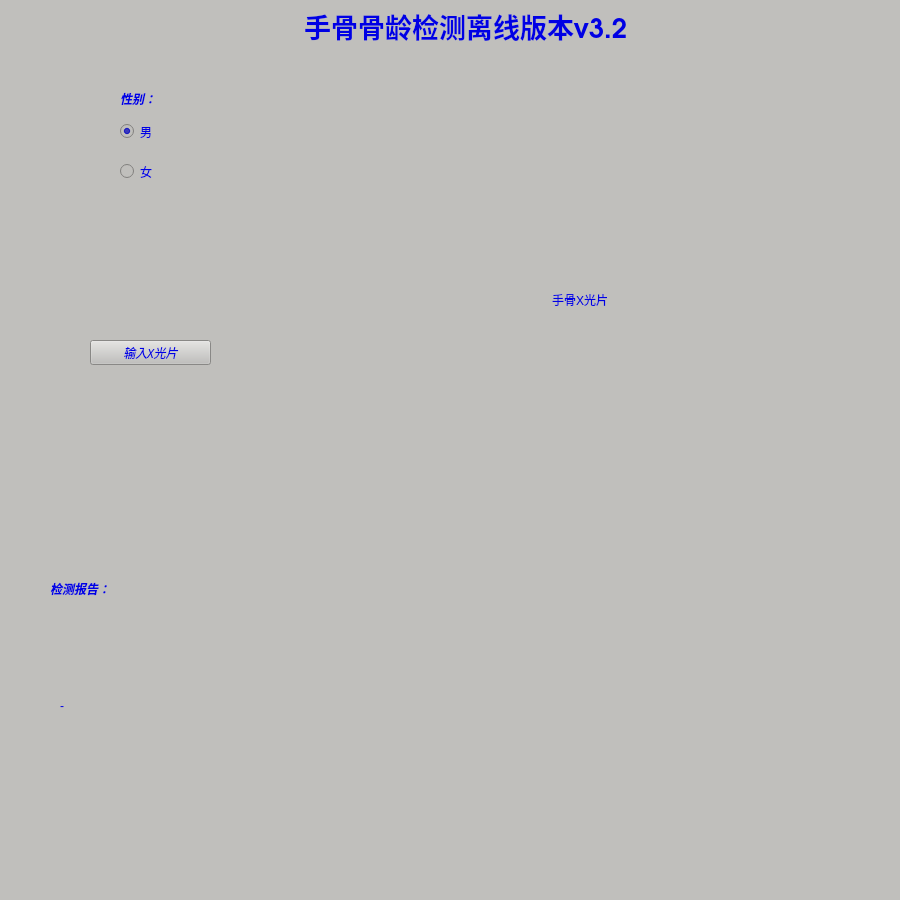
<?xml version="1.0" encoding="UTF-8"?>
<ui version="4.0">
 <class>MainWindow</class>
 <widget class="QMainWindow" name="MainWindow">
  <property name="geometry">
   <rect>
    <x>0</x>
    <y>0</y>
    <width>900</width>
    <height>900</height>
   </rect>
  </property>
  <property name="acceptDrops">
   <bool>false</bool>
  </property>
  <property name="windowTitle">
   <string>MainWindow</string>
  </property>
  <property name="styleSheet">
   <string notr="true">color: rgb(0, 0, 228);
background-color: rgb(192, 191, 188);</string>
  </property>
  <property name="inputMethodHints">
   <set>Qt::ImhNone</set>
  </property>
  <widget class="QWidget" name="centralwidget">
   <widget class="QLabel" name="label">
    <property name="geometry">
     <rect>
      <x>120</x>
      <y>90</y>
      <width>67</width>
      <height>17</height>
     </rect>
    </property>
    <property name="font">
     <font>
      <family>Sans</family>
      <weight>75</weight>
      <italic>true</italic>
      <bold>true</bold>
     </font>
    </property>
    <property name="text">
     <string>性别：</string>
    </property>
   </widget>
   <widget class="QRadioButton" name="radioButton">
    <property name="geometry">
     <rect>
      <x>120</x>
      <y>120</y>
      <width>112</width>
      <height>23</height>
     </rect>
    </property>
    <property name="text">
     <string>男</string>
    </property>
    <property name="checked">
     <bool>true</bool>
    </property>
   </widget>
   <widget class="QRadioButton" name="radioButton_2">
    <property name="geometry">
     <rect>
      <x>120</x>
      <y>160</y>
      <width>112</width>
      <height>23</height>
     </rect>
    </property>
    <property name="text">
     <string>女</string>
    </property>
   </widget>
   <widget class="QLabel" name="label_2">
    <property name="geometry">
     <rect>
      <x>380</x>
      <y>80</y>
      <width>400</width>
      <height>440</height>
     </rect>
    </property>
    <property name="contextMenuPolicy">
     <enum>Qt::DefaultContextMenu</enum>
    </property>
    <property name="acceptDrops">
     <bool>false</bool>
    </property>
    <property name="layoutDirection">
     <enum>Qt::LeftToRight</enum>
    </property>
    <property name="autoFillBackground">
     <bool>false</bool>
    </property>
    <property name="frameShape">
     <enum>QFrame::NoFrame</enum>
    </property>
    <property name="frameShadow">
     <enum>QFrame::Plain</enum>
    </property>
    <property name="text">
     <string>手骨X光片</string>
    </property>
    <property name="textFormat">
     <enum>Qt::PlainText</enum>
    </property>
    <property name="scaledContents">
     <bool>true</bool>
    </property>
    <property name="alignment">
     <set>Qt::AlignCenter</set>
    </property>
   </widget>
   <widget class="QLabel" name="label_3">
    <property name="geometry">
     <rect>
      <x>60</x>
      <y>550</y>
      <width>821</width>
      <height>311</height>
     </rect>
    </property>
    <property name="autoFillBackground">
     <bool>false</bool>
    </property>
    <property name="text">
     <string>-</string>
    </property>
    <property name="scaledContents">
     <bool>false</bool>
    </property>
    <property name="alignment">
     <set>Qt::AlignLeading|Qt::AlignLeft|Qt::AlignVCenter</set>
    </property>
   </widget>
   <widget class="QPushButton" name="pushButton">
    <property name="geometry">
     <rect>
      <x>90</x>
      <y>340</y>
      <width>121</width>
      <height>25</height>
     </rect>
    </property>
    <property name="font">
     <font>
      <family>Ubuntu Condensed</family>
      <italic>true</italic>
     </font>
    </property>
    <property name="text">
     <string>输入X光片</string>
    </property>
   </widget>
   <widget class="QLabel" name="label_4">
    <property name="geometry">
     <rect>
      <x>320</x>
      <y>20</y>
      <width>67</width>
      <height>17</height>
     </rect>
    </property>
    <property name="text">
     <string/>
    </property>
   </widget>
   <widget class="QLabel" name="label_5">
    <property name="geometry">
     <rect>
      <x>260</x>
      <y>0</y>
      <width>411</width>
      <height>51</height>
     </rect>
    </property>
    <property name="font">
     <font>
      <family>URW Gothic</family>
      <pointsize>20</pointsize>
      <weight>75</weight>
      <bold>true</bold>
     </font>
    </property>
    <property name="text">
     <string>手骨骨龄检测离线版本v3.2</string>
    </property>
    <property name="textFormat">
     <enum>Qt::PlainText</enum>
    </property>
    <property name="alignment">
     <set>Qt::AlignCenter</set>
    </property>
    <property name="margin">
     <number>0</number>
    </property>
    <property name="indent">
     <number>0</number>
    </property>
   </widget>
   <widget class="QLabel" name="label_6">
    <property name="geometry">
     <rect>
      <x>50</x>
      <y>580</y>
      <width>91</width>
      <height>17</height>
     </rect>
    </property>
    <property name="font">
     <font>
      <weight>75</weight>
      <italic>true</italic>
      <bold>true</bold>
     </font>
    </property>
    <property name="text">
     <string>检测报告：</string>
    </property>
   </widget>
  </widget>
  <widget class="QStatusBar" name="statusbar"/>
 </widget>
 <resources/>
 <connections/>
</ui>
